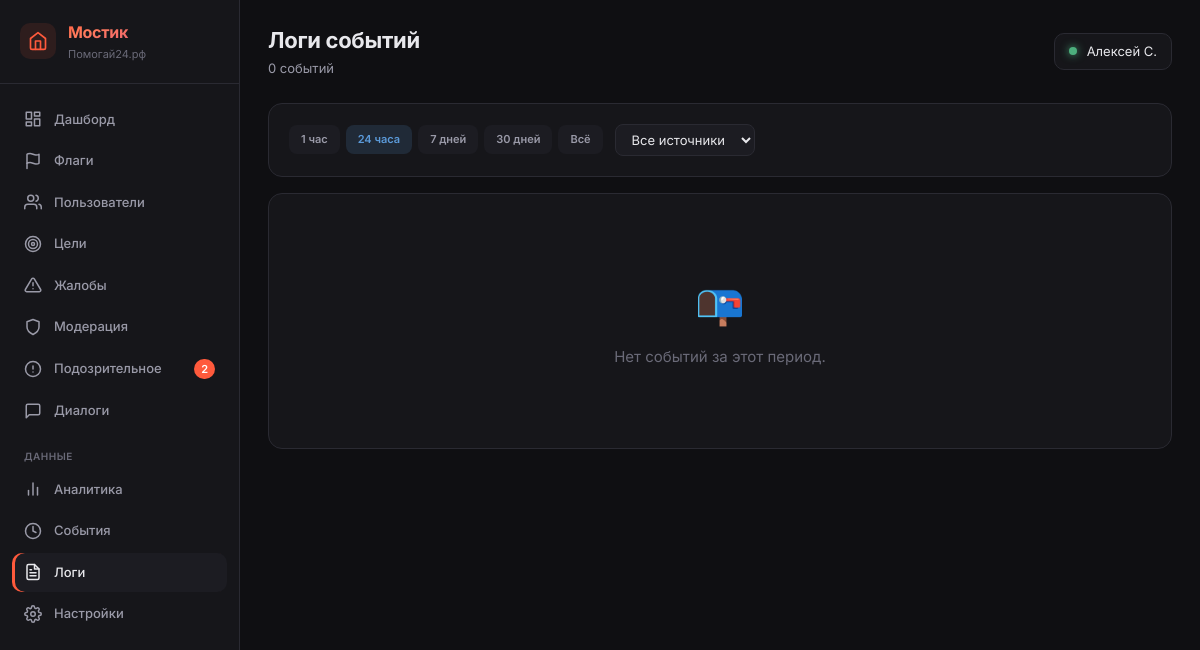
The app's page /_metrics/logs (signed in), older data.
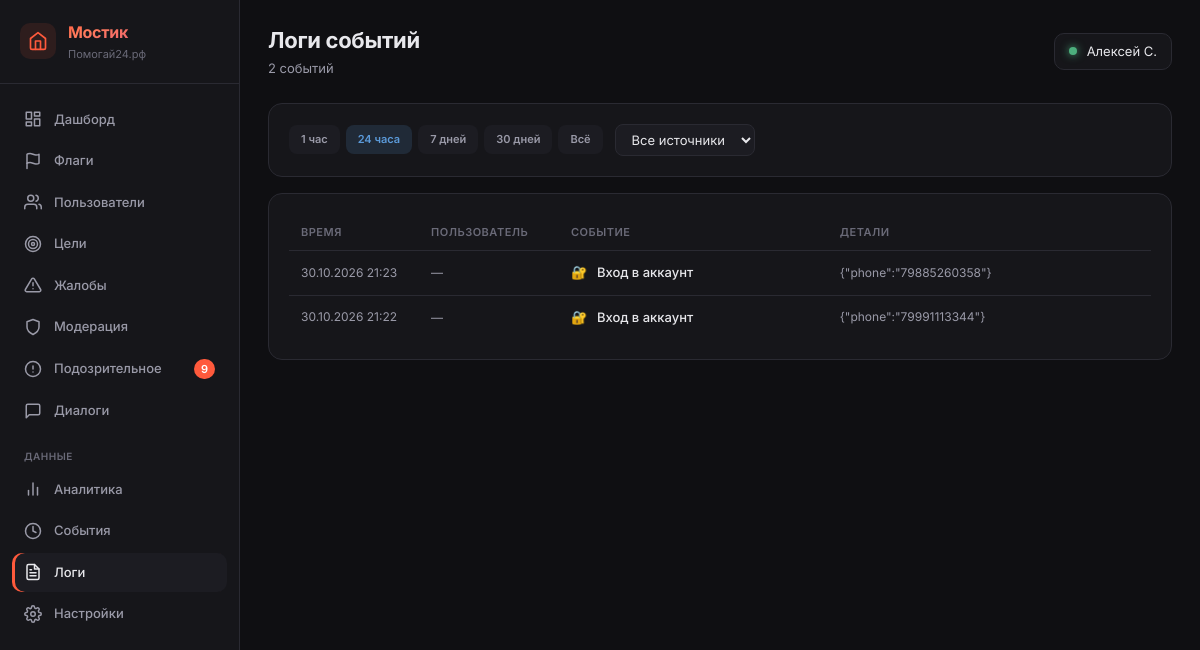
The same page, newer data.
### tables this page shows
CREATE TABLE analytics_events (
            id INTEGER PRIMARY KEY AUTOINCREMENT,
            user_id INTEGER NULL,
            event_type TEXT NOT NULL,
            event_data TEXT NULL,
            created_at TEXT DEFAULT (datetime('now'))
        );

### main.py (the view)
@app.route('/_metrics/logs')
@admin_required
def metrics_logs():
    user = get_current_user()
    db = get_db()
    period = request.args.get('period', '24h')  # 1h, 24h, 7d, 30d, all
    source = request.args.get('source', 'all')  # all, actions, flags, donations, goals, reports
    search = request.args.get('search', '').strip()
    flagged = request.args.get('flagged', '0') == '1'
    period_map = {
        '1h': '-1 hour',
        '24h': '-24 hours',
        '7d': '-7 days',
        '30d': '-30 days',
    }
    time_filter = period_map.get(period)
    events = []
    event_labels = {
        'login_attempt': ('🔐', 'Вход в аккаунт'),
        'registration': ('🎉', 'Регистрация'),
        'transfer_confirmed_donor': ('💸', 'Донатор сообщил о переводе'),
        'transfer_confirmed_recipient': ('✅', 'Получатель подтвердил перевод'),
        'goal_created': ('🎯', 'Создание цели'),
        'goal_approved': ('✓', 'Цель одобрена'),
        'goal_rejected': ('✗', 'Цель отклонена'),
        'report_created': ('⚠️', 'Жалоба на цель'),
        'dialog_message': ('💬', 'Сообщение в диалоге'),
    }
    if source in ('all', 'actions'):
        q = "SELECT id, user_id, event_type as type, event_data as data, created_at FROM analytics_events WHERE 1=1"
        params = []
        if time_filter:
            q += " AND created_at > datetime('now', ?)"
            params.append(time_filter)
        q += " ORDER BY id DESC LIMIT 100"
        for r in db.execute(q, params).fetchall():
            icon, label = event_labels.get(r['type'], ('🔵', r['type']))
            events.append({
                'time': r['created_at'],
                'source': 'analytics',
                'icon': icon,
                'label': label,
                'user_id': r['user_id'],
                'data': r['data'],
            })
    if source in ('all', 'flags'):
        if flagged:
            q = "SELECT id, user_id, found_word, category, status, original_text, created_at FROM content_guard_log WHERE status = 'flagged'"
        else:
            q = "SELECT id, user_id, found_word, category, status, original_text, created_at FROM content_guard_log WHERE status IN ('blocked', 'flagged')"
        params = []
        if time_filter:
            q += " AND created_at > datetime('now', ?)"
            params.append(time_filter)
        q += " ORDER BY id DESC LIMIT 100"
        for r in db.execute(q, params).fetchall():
            events.append({
                'time': r['created_at'],
                'source': 'flag',
                'icon': '🚩',
                'label': f"FLAG: {r['found_word']} ({r['category']})",
                'user_id': r['user_id'],
                'data': r['original_text'][:100] if r['original_text'] else '',
            })
    if source in ('all', 'donations'):
        q = "SELECT id, donor_id as user_id, amount_reported, status, donor_confirmed_at as created_at FROM donations WHERE 1=1"
        params = []
        if time_filter:
            q += " AND donor_confirmed_at > datetime('now', ?)"
            params.append(time_filter)
        q += " ORDER BY id DESC LIMIT 100"
        for r in db.execute(q, params).fetchall():
            events.append({
                'time': r['created_at'],
                'source': 'donation',
                'icon': '💰',
                'label': f"Донат {(r['amount_reported'] or 0):.0f} ₽",
                'user_id': r['user_id'],
                'data': f"status: {r['status']}",
            })
    if source in ('all', 'goals'):
        q = "SELECT id, user_id, title, type, status, created_at FROM goals WHERE 1=1"
        params = []
        if time_filter:
            q += " AND created_at > datetime('now', ?)"
            params.append(time_filter)
        q += " ORDER BY id DESC LIMIT 100"
        for r in db.execute(q, params).fetchall():
            events.append({
                'time': r['created_at'],
                'source': 'goal',
                'icon': '🎯',
                'label': f"Цель: {(r['title'] or '')[:60]}",
                'user_id': r['user_id'],
                'data': f"type: {r['type']}, status: {r['status']}",
            })
    if source in ('all', 'reports'):
        q = "SELECT id, reporter_id as user_id, goal_id, reason, created_at FROM reports WHERE 1=1"
        params = []
        if time_filter:
            q += " AND created_at > datetime('now', ?)"
            params.append(time_filter)
        q += " ORDER BY id DESC LIMIT 100"
        for r in db.execute(q, params).fetchall():
            events.append({
                'time': r['created_at'],
                'source': 'report',
                'icon': '⚠️',
                'label': f"Жалоба на цель #{r['goal_id']}",
                'user_id': r['user_id'],
                'data': r['reason'],
            })
    if flagged:
        events = [e for e in events if e['source'] == 'flag']
    def _norm_dt(s):
        return (s or '').replace('T', ' ')[:19]
    events.sort(key=lambda x: _norm_dt(x['time']), reverse=True)
    events = events[:300]
    user_ids = set(e['user_id'] for e in events if e['user_id'])
    users_map = {}
    if user_ids:
        placeholders = ','.join('?' * len(user_ids))
        rows = db.execute(f"SELECT id, phone, name FROM users WHERE id IN ({placeholders})", list(user_ids)).fetchall()
        for r in rows:
            users_map[r['id']] = {'phone': r['phone'], 'name': r['name']}
    for e in events:
        u = users_map.get(e['user_id'])
        e['user_label'] = (u['name'] or u['phone']) if u else '—'
    counts = get_sidebar_counts(db)
    return render_template('_metrics/logs.html',
        user=user,
        active='logs',
        counts=counts,
        events=events,
        period=period,
        source=source,
        search=search,
    )

### main.py (called while the page is built)
def get_current_user():
    if 'user_id' in session:
        db = get_db()
        try:
            user = db.execute("SELECT * FROM users WHERE id = ?", (session['user_id'],)).fetchone()
            if user and user['is_banned']:
                return None
            return user
        except sqlite3.Error as e:
            logger.error(f'[get_current_user] Ошибка БД: {e}')
            return None
    return None

def admin_required(f):
    @wraps(f)
    def wrap(*args, **kwargs):
        user = get_current_user()
        if not user or not user['is_admin']:
            abort(404)
        if request.method == 'POST' and not check_csrf():
            abort(403)
        return f(*args, **kwargs)
    return wrap

### models.py (called while the page is built)
def _create_connection():
    conn = sqlite3.connect(DATABASE, timeout=30)
    conn.row_factory = sqlite3.Row
    conn.execute("PRAGMA journal_mode=WAL")
    conn.execute("PRAGMA synchronous=NORMAL")
    conn.execute("PRAGMA busy_timeout=30000")
    conn.execute("PRAGMA foreign_keys = ON")
    return conn

### templates/_metrics/logs.html (shortened to what this page needs)
{% extends "_metrics/base.html" %}
{% block page_title %}Логи событий{% endblock %}
{% block page_subtitle %}{{ events|length }} событий{% endblock %}
{% block content %}
<div class="m-section" style="margin-bottom: 16px;">
    <form method="GET" style="display: flex; gap: 12px; align-items: center; flex-wrap: wrap;">
        <div style="display: flex; gap: 6px;">
            <a href="?period=1h&source={{ source }}" class="m-badge {% if period == '1h' %}info{% else %}muted{% endif %}" style="text-decoration: none; padding: 6px 12px;">1 час</a>
            <a href="?period=24h&source={{ source }}" class="m-badge {% if period == '24h' %}info{% else %}muted{% endif %}" style="text-decoration: none; padding: 6px 12px;">24 часа</a>
            <a href="?period=7d&source={{ source }}" class="m-badge {% if period == '7d' %}info{% else %}muted{% endif %}" style="text-decoration: none; padding: 6px 12px;">7 дней</a>
            <a href="?period=30d&source={{ source }}" class="m-badge {% if period == '30d' %}info{% else %}muted{% endif %}" style="text-decoration: none; padding: 6px 12px;">30 дней</a>
            <a href="?period=all&source={{ source }}" class="m-badge {% if period == 'all' %}info{% else %}muted{% endif %}" style="text-decoration: none; padding: 6px 12px;">Всё</a>
        </div>
        <select name="source" onchange="this.form.submit()" style="padding: 6px 12px; background: var(--m-bg-3); border: 1px solid var(--m-border); border-radius: 8px; color: var(--m-text); font-size: 13px; font-family: inherit;">
            <option value="all" {% if source == 'all' %}selected{% endif %}>Все источники</option>
        </select>
    </form>
</div>
<div class="m-section">
    {% if events %}
    <table class="m-table">
        <thead>
            <tr>
                <th style="width: 130px;">Время</th>
                <th style="width: 140px;">Пользователь</th>
                <th>Событие</th>
                <th>Детали</th>
            </tr>
        </thead>
        <tbody>
            {% for e in events %}
            <tr>
                <td class="muted" style="white-space: nowrap; font-size: 12px;">{{ e.time | date_ru }}</td>
                <td>
                    {% if e.user_id %}
                        <a href="/_metrics/users/{{ e.user_id }}" style="color: var(--m-sunset-1); text-decoration: none; font-size: 12px;">
                            {{ e.user_label }}
                        </a>
                    {% else %}
                        <span class="muted">—</span>
                    {% endif %}
                </td>
                <td>
                    <span style="margin-right: 6px;">{{ e.icon }}</span>
                    <span style="font-size: 13px; font-weight: 500;">{{ e.label }}</span>
                </td>
                <td class="muted" style="font-size: 12px; max-width: 350px; overflow: hidden; text-overflow: ellipsis; white-space: nowrap;" title="{{ e.data }}">{{ e.data }}</td>
            </tr>
            {% endfor %}
        </tbody>
    </table>
    {% else %}
    <div class="m-empty" style="padding: 60px 20px;">
        <div style="font-size: 40px; margin-bottom: 12px;">📭</div>
        <div style="font-size: 15px;">Нет событий за этот период.</div>
    </div>
    {% endif %}
</div>
{% endblock %}

### templates/_metrics/base.html (shortened to what the changed rows need)
<!DOCTYPE html>
<html lang="ru">
<head>
    <link rel="stylesheet" href="/static/_metrics.css?v=3">
</head>
<body>
    <div class="m-layout">
        <aside class="m-sidebar">
            <nav class="m-nav">
                <a href="/_metrics/suspicious" class="m-nav-item {% if active == 'suspicious' %}active{% endif %}">
                    <svg viewBox="0 0 24 24" fill="none" stroke="currentColor" stroke-linecap="round" stroke-linejoin="round"><circle cx="12" cy="12" r="10"/><line x1="12" y1="8" x2="12" y2="12"/><line x1="12" y1="16" x2="12.01" y2="16"/></svg>
                    Подозрительное
                    {% if counts and counts.suspicious %}<span class="m-nav-badge">{{ counts.suspicious }}</span>{% endif %}
                </a>
            </nav>
        </aside>
        <main class="m-content">
            <header class="m-header">
                <div>
                    <div class="m-title">{% block page_title %}Мостик{% endblock %}</div>
                    <div class="m-subtitle">{% block page_subtitle %}{% endblock %}</div>
                </div>
            </header>
            {% block content %}{% endblock %}
        </main>
    </div>
</body>
</html>

Row changes from the older to the newer data that the page shows:
added analytics_events: time "30.10.2026 21:23", icon "🔐", label "Вход в аккаунт", data "{\"phone\":\"79885260358\"}"
added analytics_events: time "30.10.2026 21:22", icon "🔐", label "Вход в аккаунт", data "{\"phone\":\"79991113344\"}"
Text that changed along with them:
{{ counts.suspicious }}: "2" → "9"
{{ events|length }}: "0" → "2"
text no longer shown: "📭 Нет событий за этот период."
text now shown: "ВРЕМЯ ПОЛЬЗОВАТЕЛЬ СОБЫТИЕ ДЕТАЛИ"
